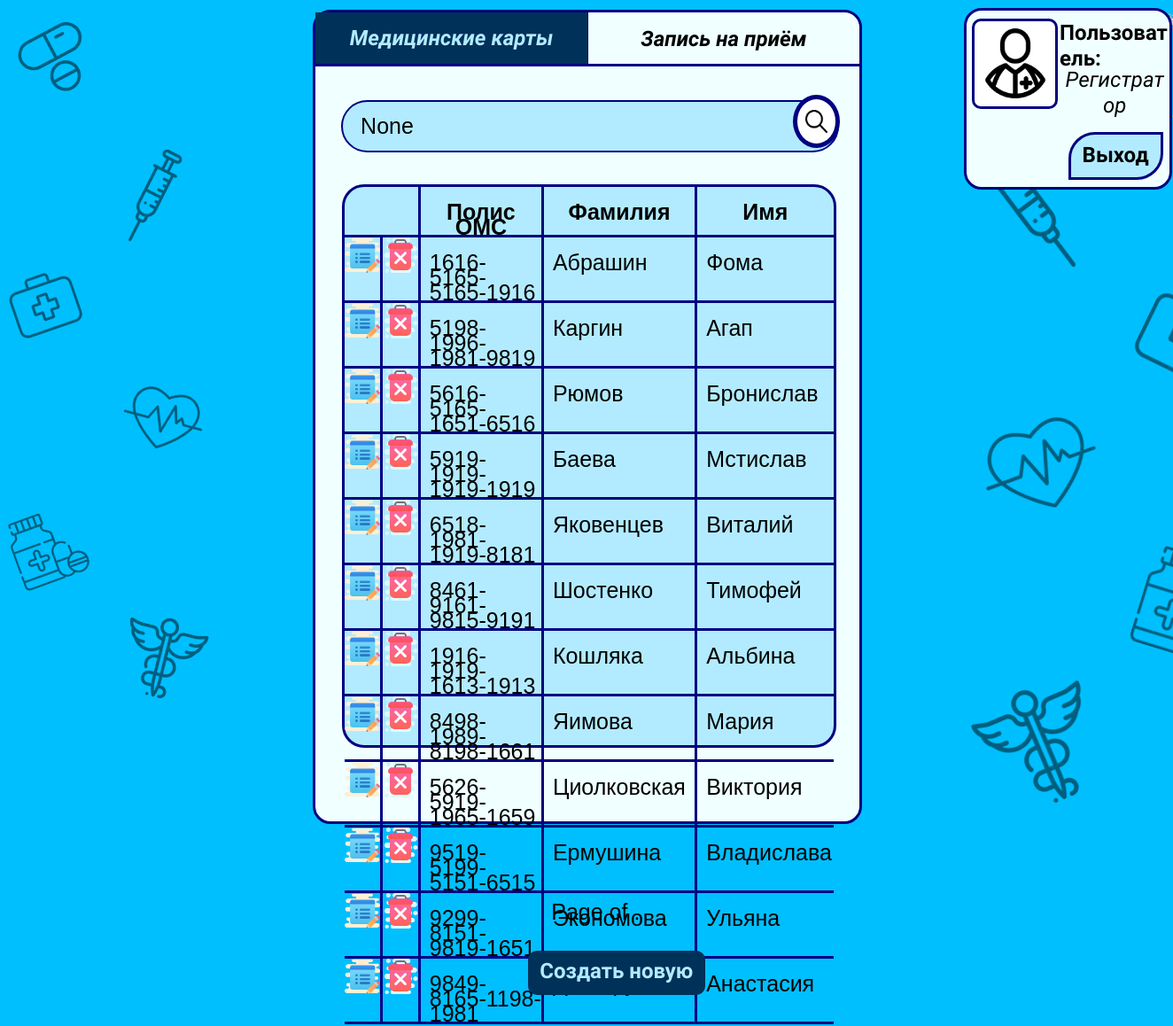
The page /registratorsearch/search/ on the database its author committed.
### registry/models.py (models this page shows)
class Patients(models.Model):
    polis_OMS=models.CharField(max_length=16)
    surname=models.CharField(max_length=30)
    name=models.CharField(max_length=30)
    patronymic=models.CharField(max_length=30, blank=True)
    gender=models.CharField(max_length=1)
    passport_data=models.TextField(max_length=255)
    SNILS=models.CharField(max_length=11)
    initial_inspection=models.BooleanField(blank=True)
    date_of_next_meet=models.DateField(null=True)
    work_phone=models.CharField(max_length=11)
    home_phone=models.CharField(max_length=11, blank=True)
    registration_address=models.TextField(max_length=255)
    residence_address=models.TextField(max_length=255)
    e_mail=models.CharField(max_length=255, blank=True)
    sector=models.IntegerField()
    place_of_work=models.TextField(max_length=255, blank=True)
    blood_type=models.IntegerField(null=True, blank=True)
    rhesus_factor=models.CharField(null=True,max_length=1, blank=True)

### registry/views.py (the view)
# urls.py: path('registratorsearch/search/', views.SearchPatient, name='SearchPatient'),
def SearchPatient(request):
    if request.method == "GET":
        SearchPatient = request.GET.get('search')
        all_Patient = Patients.objects.filter(polis_OMS=SearchPatient)
        if not  SearchPatient:
            all_Patient = Patients.objects.all()
        context = {
            'Cards': all_Patient,
            'SearchPatient': SearchPatient
        }
        return render(request, 'registratorsearch.html', context=context)

### registry/templates/registratorsearch.html (shortened to what this page needs)
<!DOCTYPE html>
<html class="nojs html" lang="ru-RU">
 <head>
  <link rel="stylesheet" type="text/css" href="/static/css/site_global.css?"/>
  <link rel="stylesheet" type="text/css" href="/static/css/registratorsearch.css" id="pagesheet"/>
 </head>
 <body>
  <div class="clearfix borderbox" id="page">
   <div class="position_content" id="page_position_content">
    <div class="browser_width colelem" id="u1915-bw">
     <div id="u1915">
      <div class="clearfix" id="u1915_align_to_page">
       <div class="clearfix grpelem" id="u1984">
        <div class="clearfix grpelem" id="pu1991">
         <div class="clip_frame colelem" id="u1991" data-mu-ie-matrix="progid:DXImageTransform.Microsoft.Matrix(M11=0.9563,M12=-0.2924,M21=0.2924,M22=0.9563,SizingMethod='auto expand')" data-mu-ie-matrix-dx="-14" data-mu-ie-matrix-dy="-14">
          <img class="block" id="u1991_img" src="/static/images/pills.png?crc=3958534910" alt="" data-heightwidthratio="1" data-image-width="110" data-image-height="110"/>
         </div>
         <div class="clip_frame colelem" id="u1995" data-mu-ie-matrix="progid:DXImageTransform.Microsoft.Matrix(M11=0.9455,M12=0.3256,M21=-0.3256,M22=0.9455,SizingMethod='auto expand')" data-mu-ie-matrix-dx="-15" data-mu-ie-matrix-dy="-15">
          <img class="block" id="u1995_img" src="/static/images/first-aid-kit.png?crc=523093676" alt="" data-heightwidthratio="1" data-image-width="107" data-image-height="107"/>
         </div>
         <div class="clip_frame colelem" id="u1989" data-mu-ie-matrix="progid:DXImageTransform.Microsoft.Matrix(M11=0.9397,M12=0.342,M21=-0.342,M22=0.9397,SizingMethod='auto expand')" data-mu-ie-matrix-dx="-16" data-mu-ie-matrix-dy="-16">
          <img class="block" id="u1989_img" src="/static/images/medicine.png?crc=212170396" alt="" data-heightwidthratio="1" data-image-width="114" data-image-height="114"/>
         </div>
        </div>
        <div class="clearfix grpelem" id="pu1985">
         <div class="clip_frame colelem" id="u1985" data-mu-ie-matrix="progid:DXImageTransform.Microsoft.Matrix(M11=0.9511,M12=0.309,M21=-0.309,M22=0.9511,SizingMethod='auto expand')" data-mu-ie-matrix-dx="-16" data-mu-ie-matrix-dy="-16">
          <img class="block" id="u1985_img" src="/static/images/syringe.png?crc=315584796" alt="" data-heightwidthratio="1" data-image-width="125" data-image-height="125"/>
         </div>
         <div class="clip_frame colelem" id="u1993" data-mu-ie-matrix="progid:DXImageTransform.Microsoft.Matrix(M11=0.9659,M12=-0.2588,M21=0.2588,M22=0.9659,SizingMethod='auto expand')" data-mu-ie-matrix-dx="-15" data-mu-ie-matrix-dy="-15">
          <img class="block" id="u1993_img" src="/static/images/heart.png?crc=32010908" alt="" data-heightwidthratio="1" data-image-width="132" data-image-height="132"/>
         </div>
         <div class="clip_frame colelem" id="u1987" data-mu-ie-matrix="progid:DXImageTransform.Microsoft.Matrix(M11=0.9703,M12=-0.2419,M21=0.2419,M22=0.9703,SizingMethod='auto expand')" data-mu-ie-matrix-dx="-14" data-mu-ie-matrix-dy="-14">
          <img class="block" id="u1987_img" src="/static/images/pharmacy.png?crc=4015191175" alt="" data-heightwidthratio="1" data-image-width="132" data-image-height="132"/>
         </div>
        </div>
       </div>
       <div class="rounded-corners clearfix grpelem" id="u2015">
        <div class="position_content" id="u2015_position_content">
         <div class="clearfix colelem" id="pu2017">
          <a class="nonblock nontext rounded-corners clearfix grpelem" id="u1972-4" href="{% url 'RegistratorSearch' %}"><p id="u1972-2">Медицинские карты</p></a>
          <a class="nonblock nontext rounded-corners clearfix grpelem" id="u1971-4" href="{% url 'ReceptionList' %}"><p id="u1971-2">Запись на приём</p></a>
         </div>
         <div class="colelem" id="u2016"></div>
         <form action="{% url 'SearchPatient' %}">
         <div class="clearfix colelem" id="u2266">
          <input name="search" value="{{SearchPatient}}" class="rounded-corners clearfix grpelem" id="u2250">
           <div class="rounded-corners clearfix grpelem" id="u2263">
            <button class="clip_frame grpelem" id="u2253">
             <img class="block" id="u2253_img" src="/static/images/loupe.png?crc=161762781" alt="" data-heightwidthratio="1" data-image-width="37" data-image-height="37"/>
            </button>
           </div>
         </div>
         </form>
         <div class="rounded-corners colelem" id="u2269">
          <form>
          <table>
           <tr>
            <td></td>
            <td></td>
            <td id="polis_OMS-name">Полис ОМС</td>
            <td id="surname-name">Фамилия</td>
            <td id="name-name">Имя</td>
           </tr>
          {% for Card in Cards %}
           <tr>
            <td id="edit"><a id="edit-1" href="{% url 'EditPatientCard' Card.id %}"><img width="40px" height="40" src="/static/images/edit.png"></a></td>
            <td id="delete"><a id="delete-1" type="button" href="{% url 'DeletePatient' Card.id %}"><img width="40px" height="40" src="/static/images/delete.png"></a></td>
           <td id="polis_OMS" valign="top" align="center" >{{Card.polis_OMS}}</td>
            <td id="surname" valign="top" align="center" >{{Card.surname}}</td>
           <td id="name">{{Card.name}}</td>
           {% endfor %}
          </table>
           <div class="pagination">
            <span class="step-links">
             <span class="current">
              Page {{ Cards.number }} of {{ Cards.paginator.num_pages }}.
             </span>
            </span>
           </div>
           </form>
         </div>
         <div class="clearfix colelem" id="pu2284-4">
          <a class="nonblock nontext rounded-corners clearfix grpelem" id="u2284-4" href="{% url 'CreateNewPatientCard' %}"><p id="u2284-2">Создать новую</p></a>
         </div>
        </div>
       </div>
       <div class="clearfix grpelem" id="pu1997">
        <div class="clearfix grpelem" id="u1997">
         <div class="clearfix grpelem" id="pu2004">
          <div class="clip_frame colelem" id="u2004" data-mu-ie-matrix="progid:DXImageTransform.Microsoft.Matrix(M11=0.1392,M12=0.9903,M21=-0.9903,M22=0.1392,SizingMethod='auto expand')" data-mu-ie-matrix-dx="-8" data-mu-ie-matrix-dy="-8" data-sizePolicy="fixed" data-pintopage="page_fluidx">
           <img class="block" id="u2004_img" src="/static/images/syringe.png?crc=315584796" alt="" width="125" height="125"/>
          </div>
          <div class="clip_frame colelem" id="u1998" data-mu-ie-matrix="progid:DXImageTransform.Microsoft.Matrix(M11=0.9397,M12=0.342,M21=-0.342,M22=0.9397,SizingMethod='auto expand')" data-mu-ie-matrix-dx="-19" data-mu-ie-matrix-dy="-19" data-sizePolicy="fixed" data-pintopage="page_fluidx">
           <img class="block" id="u1998_img" src="/static/images/heart.png?crc=32010908" alt="" width="132" height="132"/>
          </div>
          <div class="clip_frame colelem" id="u2000" data-mu-ie-matrix="progid:DXImageTransform.Microsoft.Matrix(M11=0.9205,M12=0.3907,M21=-0.3907,M22=0.9205,SizingMethod='auto expand')" data-mu-ie-matrix-dx="-21" data-mu-ie-matrix-dy="-21" data-sizePolicy="fixed" data-pintopage="page_fluidx">
           <img class="block" id="u2000_img" src="/static/images/pharmacy.png?crc=4015191175" alt="" width="132" height="132"/>
          </div>
         </div>
         <div class="clearfix grpelem" id="pu2002">
          <div class="colelem" id="u2002" data-mu-ie-matrix="progid:DXImageTransform.Microsoft.Matrix(M11=0.9563,M12=-0.2924,M21=0.2924,M22=0.9563,SizingMethod='auto expand')" data-mu-ie-matrix-dx="-14" data-mu-ie-matrix-dy="-14" data-sizePolicy="fixed" data-pintopage="page_fluidx">
          </div>
          <div class="clip_frame colelem" id="u2006" data-mu-ie-matrix="progid:DXImageTransform.Microsoft.Matrix(M11=0.8988,M12=-0.4384,M21=0.4384,M22=0.8988,SizingMethod='auto expand')" data-mu-ie-matrix-dx="-18" data-mu-ie-matrix-dy="-18" data-sizePolicy="fixed" data-pintopage="page_fluidx">
           <img class="block" id="u2006_img" src="/static/images/first-aid-kit.png?crc=523093676" alt="" width="107" height="107"/>
          </div>
          <div class="clip_frame colelem" id="u2008" data-mu-ie-matrix="progid:DXImageTransform.Microsoft.Matrix(M11=0.9563,M12=-0.2924,M21=0.2924,M22=0.9563,SizingMethod='auto expand')" data-mu-ie-matrix-dx="-14" data-mu-ie-matrix-dy="-14" data-sizePolicy="fixed" data-pintopage="page_fluidx">
           <img class="block" id="u2008_img" src="/static/images/medicine.png?crc=212170396" alt="" width="114" height="114"/>
          </div>
         </div>
        </div>
        <div class="rounded-corners clearfix grpelem" id="u1980">
         <div class="rounded-corners clearfix grpelem" id="u1979">
          <div class="clip_frame grpelem" id="u1981">
           <img class="block" id="u1981_img" src="/static/images/doctor.png?crc=3953821147" alt="" data-heightwidthratio="1" data-image-width="114" data-image-height="114"/>
          </div>
         </div>
         <div class="clearfix grpelem" id="pu1978-4">
          <div class="clearfix colelem" id="u1978-4">
           <p>Пользователь:</p>
          </div>
          <div class="clearfix colelem" id="u1977-4">
           <p>Регистратор</p>
          </div>
          <a class="nonblock nontext rounded-corners clearfix colelem" id="u2293-4" href="{% url 'registry' %}"><p id="u2293-2"><span id="u2293">Выход</span></p></a>
         </div>
        </div>
       </div>
      </div>
     </div>
    </div>
   </div>
  </div>
  </body>
</html>

### registry/static/css/site_global.css (style rules this page uses)
html { max-height: 100%; min-width: 100%; -ms-text-size-adjust: none; }
body, div, dl, dt, dd, ul, ol, li, nav, h1, h2, h3, h4, h5, h6, pre, code, form, fieldset, legend, input, button, textarea, p, blockquote, th, td, a { margin: 0px; padding: 0px; border-width: 0px; border-style: solid; border-color: transparent; -webkit-transform-origin: left top; -ms-transform-origin: left top; -o-transform-origin: left top; transform-origin: left top; background-repeat: no-repeat; }
table { border-collapse: collapse; border-spacing: 0px; }
fieldset, img { border: 0px; border-style: solid; -webkit-transform-origin: left top; -ms-transform-origin: left top; -o-transform-origin: left top; transform-origin: left top; }
input, button, textarea, select, optgroup, option { font-family: inherit; font-size: inherit; font-style: inherit; font-weight: inherit; }
body { font-family: Arial, Helvetica Neue, Helvetica, sans-serif; text-align: left; font-size: 25px; line-height: 17px; word-wrap: break-word; text-rendering: optimizeLegibility; -moz-font-feature-settings: 'liga'; -ms-font-feature-settings: 'liga'; -webkit-font-feature-settings: 'liga'; font-feature-settings: 'liga'; }
a:link { color: #0000FF; text-decoration: none; }
a.nontext { color: black; text-decoration: none; font-style: normal; font-weight: normal; }
.colelem { display: inline; float: left; clear: both; }
.clearfix:after { content: "\0020"; visibility: hidden; display: block; height: 0px; clear: both; }
.clip_frame { overflow: hidden; }
.position_content, .excludeFromNormalFlow { float: left; }
.MenuBar .SubMenuVisible, .MenuBarVertical .SubMenuVisible, .MenuBar .SubMenu .SubMenuVisible, .popup_element.Active, span.actAsPara, .actAsDiv, a.nonblock.nontext, img.block { display: block; }
.borderbox { -moz-box-sizing: border-box; -webkit-box-sizing: border-box; -ms-box-sizing: border-box; box-sizing: border-box; }
.browser_width>* { position: absolute; left: 0px; right: 0px; }
.grpelem, .accordion_wrapper { display: inline; float: left; }
p, h1, h2, h3, h4, h5, h6, ol, ul, span.actAsPara { max-height: 1000000px; }
@media screen and (-webkit-min-device-pixel-ratio:0) { body { text-rendering: auto; } }

### rows shown on the page
Patients: polis_OMS "1616-5165-5165-1916", surname "Абрашин", name "Фома"
Patients: polis_OMS "5198-1996-1981-9819", surname "Каргин", name "Агап"
Patients: polis_OMS "5616-5165-1651-6516", surname "Рюмов", name "Бронислав"
Patients: polis_OMS "5919-1919-1919-1919", surname "Баева", name "Мстислав"
Patients: polis_OMS "6518-1981-1919-8181", surname "Яковенцев", name "Виталий"
Patients: polis_OMS "8461-9161-9815-9191", surname "Шостенко", name "Тимофей"
Patients: polis_OMS "1916-1919-1613-1913", surname "Кошляка", name "Альбина"
Patients: polis_OMS "8498-1989-8198-1661", surname "Яимова", name "Мария"
Patients: polis_OMS "5626-5919-1965-1659", surname "Циолковская", name "Виктория"
Patients: polis_OMS "9519-5199-5151-6515", surname "Ермушина", name "Владислава"
Patients: polis_OMS "9299-8151-9819-1651", surname "Экономова", name "Ульяна"
Patients: polis_OMS "9849-8165-1198-1981", name "Анастасия"
